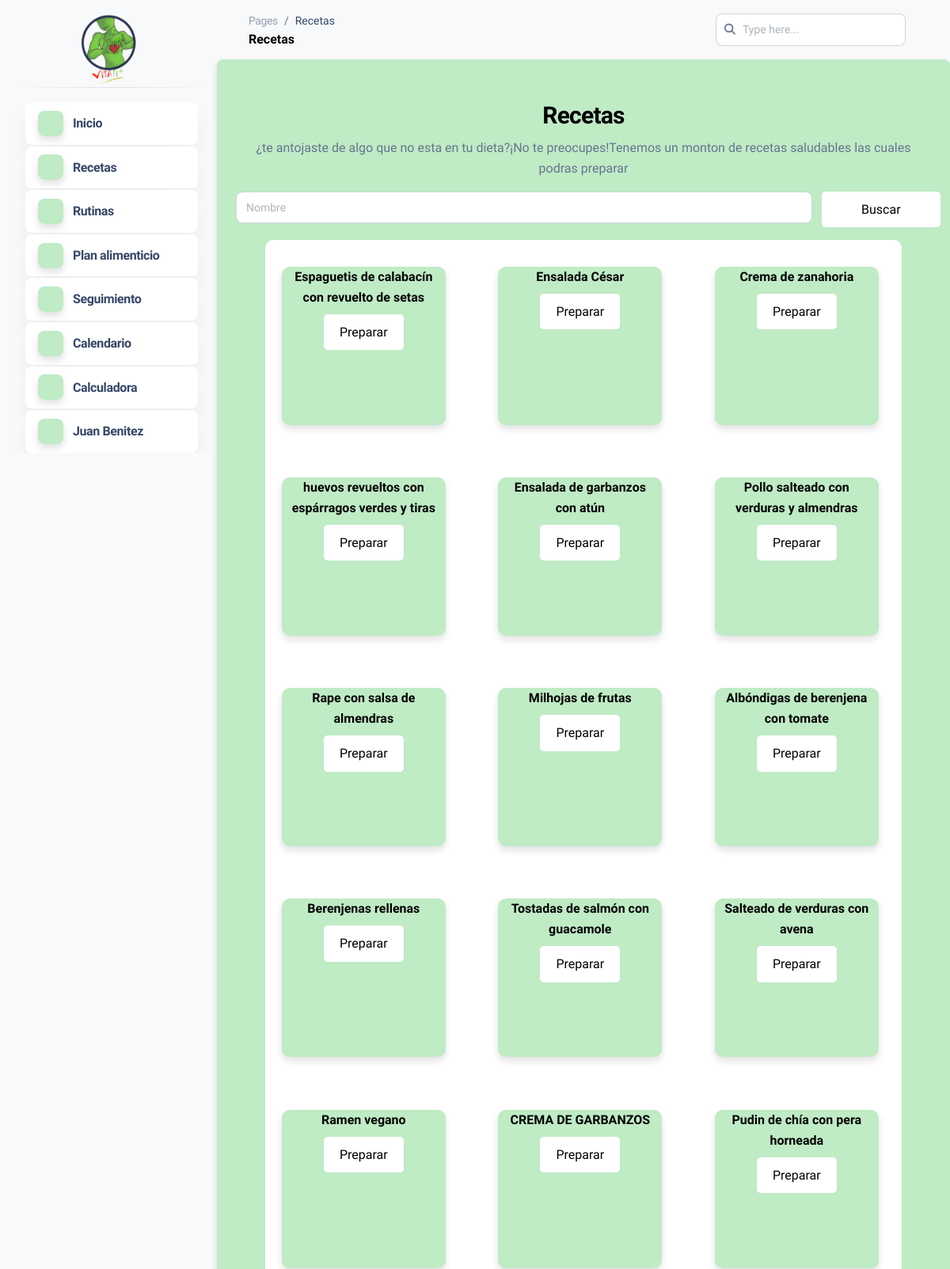
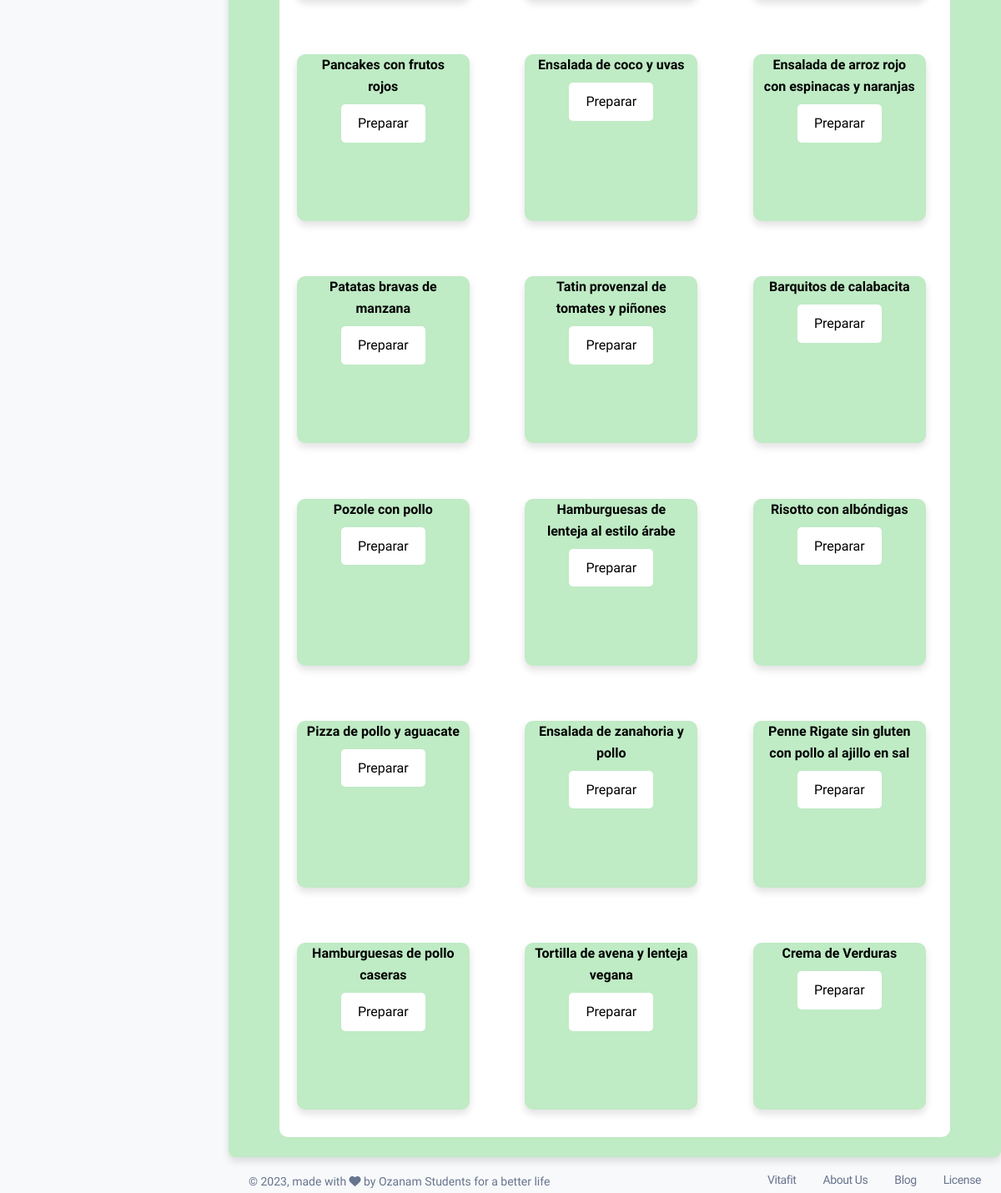
The app's page /dashboard.php?mod=recetas (signed in) with its own data (2 pictures, top to bottom).
### tables this page shows
CREATE TABLE `receta` (
  `id_receta` int(1) NOT NULL,
  `nombre` varchar(50) NOT NULL,
  `descripcion` varchar(15000) NOT NULL,
  `video` blob NOT NULL,
  `ingredientes` varchar(1000) NOT NULL,
  `imagen` mediumblob NOT NULL
);

### modulos/recetas.php (the view, shortened to what this page needs)
<center>
<div class="col-md-12">
<form method="post"action="dashboard.php?mod=recetas">
  <div class="form-group">
    <br>
    <h3>Recetas</h3>
    <p>¿te antojaste de algo que no esta en tu dieta?¡No te preocupes!Tenemos un monton de recetas saludables las cuales podras preparar  </p>
    <div class="row">
      <div class="col-md-10">
        <input type="text" class="form-control" name="txtconsulta" placeholder="Nombre">
      </div>
      <button type="submit" class="btn_consulta col-md-2" name="btn_consulta">Buscar</button>
    </div>
  </div>
</form>
<div class="recetas col-md-11">
<div class="row">
    <?php
      include "conexion.php";
      if (isset($_SESSION['documento'])){
      if(isset($_POST['btn_consulta'])){
      $dato=$_POST["txtconsulta"];
      $consulta=mysqli_query($conexion,"SELECT * FROM receta WHERE nombre LIKE '%$dato%';") or die ($conexion."Error en la consulta");
      $cantidad = mysqli_num_rows($consulta);
      if($cantidad > 0){
      while($fila=mysqli_fetch_array($consulta)){
        ?>
        <br>
        <br><br>
        <div class="receta col-md-3 col-lg-3 col-sm-3 col-xs-3 shadow-md">
        <div class="nombre_receta">
          <h6><?php echo $fila['nombre'];?></h6>
        </div>
        <form method="post"action="dashboard.php?mod=info_receta">
        <input type="text" class="form-control" name="nombre_receta" value="<?php echo $fila['nombre'];?>" hidden>
        <button type="submit" class="btn_consulta col-md-2" name="btn_receta">Preparar</button>
        </form>
        </div>
        <?php
      }
      }
      }
      else{
        $dato='';
        $consulta=mysqli_query($conexion,"SELECT * FROM receta WHERE nombre LIKE '%$dato%';") or die ($conexion."Error en la consulta");
        $cantidad = mysqli_num_rows($consulta);
        if($cantidad > 0){
        while($fila=mysqli_fetch_array($consulta)){
          ?>
          <br>
          <br><br>
          <div class="receta col-md-3 col-lg-3 col-sm-3 col-xs-3 shadow-md">
          <div class="nombre_receta">
            <h6><?php echo $fila['nombre'];?></h6>
          </div>
          <form method="post"action="dashboard.php?mod=info_receta">
          <button type="submit" class="btn_consulta" name="btn_receta">Preparar</button>
          </form>
          </div>
          <?php
        }
      }
      }
      }
    ?>
</div>
</div>
</div>
</center>
</div>

### modulos/recetas.php (style rules this page uses)
.btn_consulta { background-color:#ffffff; padding: 10px 20px; color: black; border: none; border-radius: 5px; font-size: 16px; cursor: pointer; transition: transform 0.3s ease; }
.receta { background-color:#BFEBC5 ; height: 200px; margin: 4%; border-radius: 10px; }
.recetas { background-color:white ; border-radius: 10px; }

### records on screen
receta: nombre "Espaguetis de calabacín con revuelto de setas"
receta: nombre "Ensalada César"
receta: nombre "Crema de zanahoria"
receta: nombre "huevos revueltos con espárragos verdes y tiras"
receta: nombre "Ensalada de garbanzos con atún"
receta: nombre "Pollo salteado con verduras y almendras"
receta: nombre "Rape con salsa de almendras"
receta: nombre "Milhojas de frutas"
receta: nombre "Albóndigas de berenjena con tomate"
receta: nombre "Berenjenas rellenas"
receta: nombre "Tostadas de salmón con guacamole"
receta: nombre "Salteado de verduras con avena"
receta: nombre "Ramen vegano"
receta: nombre "CREMA DE GARBANZOS"
receta: nombre "Pudin de chía con pera horneada"
receta: nombre "Pancakes con frutos rojos"
receta: nombre "Ensalada de coco y uvas"
receta: nombre "Ensalada de arroz rojo con espinacas y naranjas"
receta: nombre "Patatas bravas de manzana"
receta: nombre "Tatin provenzal de tomates y piñones"
receta: nombre "Barquitos de calabacita"
receta: nombre "Pozole con pollo"
receta: nombre "Hamburguesas de lenteja al estilo árabe"
receta: nombre "Risotto con albóndigas"
receta: nombre "Pizza de pollo y aguacate"
receta: nombre "Ensalada de zanahoria y pollo"
receta: nombre "Penne Rigate sin gluten con pollo al ajillo en sal"
receta: nombre "Hamburguesas de pollo caseras"
receta: nombre "Tortilla de avena y lenteja vegana"
receta: nombre "Crema de Verduras"

### other values on screen
$_SESSION['primer_nombre'] "Juan"
$_SESSION['primer_apellido'] "Benitez"
